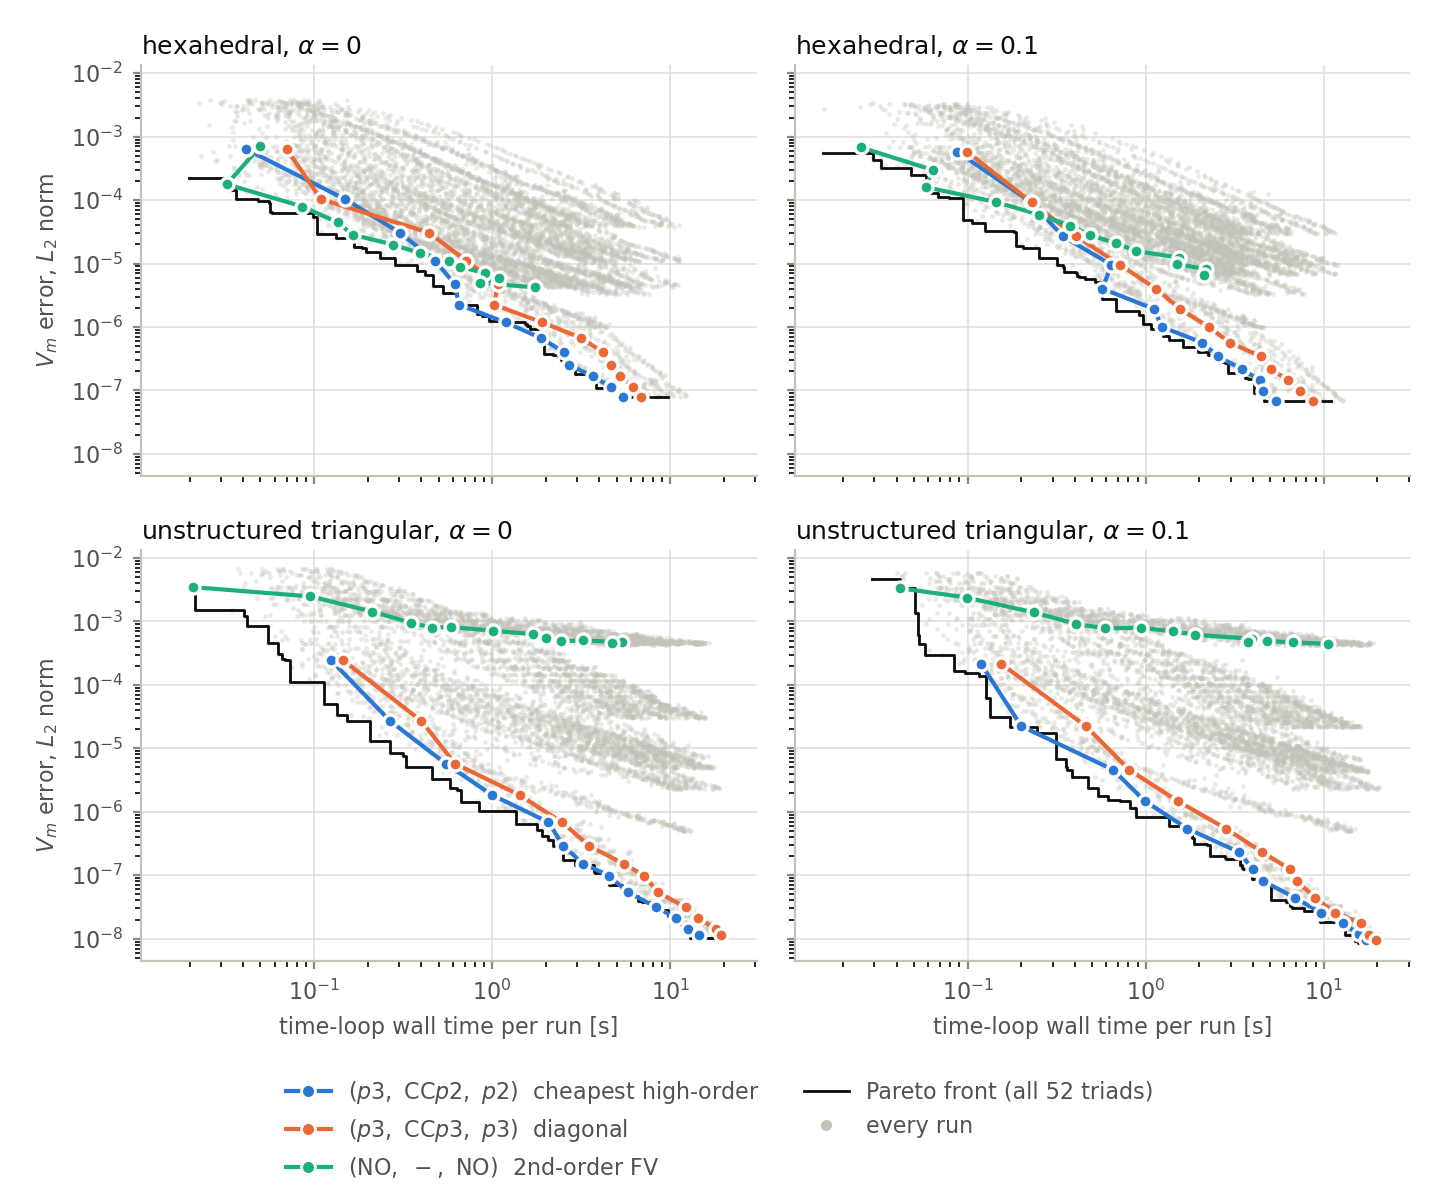

Here is the Python script that generated this plot:
#!/usr/bin/env python3
"""Accuracy-cost Pareto front over the (Vm, states, Iion) triad space.

Reads the harvested table pareto_2d_picard_dt1e-3.csv (one row per triad x N x
mesh x alpha, from results_np4_threads1_scotch) and draws a 2x2 grid of panels,
one per (mesh family, stabilisation alpha).

Form: emphasis. Every run is a faint gray dot; three families are highlighted
as their mesh-refinement curves; the Pareto front (non-dominated runs in cost
and error) is drawn in neutral ink, not a series color, because it is not a
series. Three highlighted families is the all-pairs cap for a scatter form.

Palette: categorical slots 1-3 of the reference palette. The validator could
not be run on this machine (no JavaScript runtime); palette.md documents these
three slots as passing all-pairs in light mode (worst CVD dE 9.2, normal-vision
dE 24.0).
"""

import csv
import sys
from collections import defaultdict
from pathlib import Path

import matplotlib
matplotlib.use("Agg")
import matplotlib.pyplot as plt  # noqa: E402

HERE = Path(__file__).resolve().parent
DATA = HERE / "pareto_2d_picard_dt1e-3.csv"

SURFACE = "#ffffff"          # print figure: plain white page
INK = "#0b0b0b"
INK_SECONDARY = "#52514e"
MUTED = "#898781"
GRID = "#e1e0d9"
BASELINE = "#c3c2b7"
CONTEXT = "#c3c2b7"          # de-emphasised runs

# Fixed identity -> color. Never re-assigned by rank.
HIGHLIGHT = [
    ("p3/CCp2/p2", "#2a78d6", r"$(p3,\ \mathrm{CC}p2,\ p2)$  cheapest high-order"),
    ("p3/CCp3/p3", "#eb6834", r"$(p3,\ \mathrm{CC}p3,\ p3)$  diagonal"),
    ("NO/na/NO",   "#1baf7a", r"$(\mathrm{NO},\ -,\ \mathrm{NO})$  2nd-order FV"),
]

PANELS = [
    ("hexa", "0p0e00", r"hexahedral, $\alpha=0$"),
    ("hexa", "1p0em01", r"hexahedral, $\alpha=0.1$"),
    ("triangular_Unstr", "0p0e00", r"unstructured triangular, $\alpha=0$"),
    ("triangular_Unstr", "1p0em01", r"unstructured triangular, $\alpha=0.1$"),
]


def load():
    groups = defaultdict(list)
    with open(DATA) as fh:
        for r in csv.DictReader(fh):
            cost = float(r["timeLoop_s"]) if r["timeLoop_s"] else 0.0
            err = float(r["Vm_L2"])
            if cost <= 0.0 or err <= 0.0:
                continue
            groups[(r["mesh"], r["alpha"])].append(dict(
                triad=f'{r["vm"]}/{r["states"]}/{r["iion"]}',
                N=int(r["N"]), cost=cost, err=err))
    return groups


def pareto_front(points):
    pts = sorted(points, key=lambda p: (p["cost"], p["err"]))
    front, best = [], float("inf")
    for p in pts:
        if p["err"] < best:
            front.append(p)
            best = p["err"]
    return front


def style_axes(ax):
    ax.set_facecolor(SURFACE)
    ax.set_xscale("log")
    ax.set_yscale("log")
    ax.grid(True, which="major", color=GRID, linewidth=0.6, linestyle="-")
    ax.set_axisbelow(True)
    for side in ("top", "right"):
        ax.spines[side].set_visible(False)
    for side in ("left", "bottom"):
        ax.spines[side].set_color(BASELINE)
        ax.spines[side].set_linewidth(0.8)
    ax.tick_params(colors=MUTED, labelcolor=INK_SECONDARY, labelsize=8, length=3)


def main():
    groups = load()
    if not groups:
        print(f"no data in {DATA}")
        return 1

    plt.rcParams.update({
        "font.family": "sans-serif",
        "font.sans-serif": ["DejaVu Sans", "Liberation Sans"],
        "mathtext.fontset": "dejavusans",
    })

    fig, axes = plt.subplots(2, 2, figsize=(7.2, 6.0), sharex=True, sharey=True)
    fig.patch.set_facecolor(SURFACE)

    for ax, (mesh, alpha, title) in zip(axes.flat, PANELS):
        pts = groups[(mesh, alpha)]
        style_axes(ax)

        ax.scatter([p["cost"] for p in pts], [p["err"] for p in pts],
                   s=3, color=CONTEXT, alpha=0.35, linewidths=0, zorder=1,
                   rasterized=True)

        front = pareto_front(pts)
        ax.step([p["cost"] for p in front], [p["err"] for p in front],
                where="post", color=INK, linewidth=1.0, zorder=3)

        for triad, color, _ in HIGHLIGHT:
            fam = sorted((p for p in pts if p["triad"] == triad), key=lambda p: p["N"])
            if not fam:
                continue
            # Every 10th mesh level, so the refinement curve reads as a curve and
            # not as a band of overlapping markers.
            fam = fam[::10] + ([fam[-1]] if (len(fam) - 1) % 10 else [])
            ax.plot([p["cost"] for p in fam], [p["err"] for p in fam],
                    color=color, linewidth=1.5, solid_capstyle="round", zorder=4)
            ax.scatter([p["cost"] for p in fam], [p["err"] for p in fam],
                       s=22, color=color, edgecolors=SURFACE, linewidths=1.2, zorder=5)

        ax.set_title(title, fontsize=9, color=INK, loc="left", pad=4)

    for ax in axes[1, :]:
        ax.set_xlabel("time-loop wall time per run [s]", fontsize=8, color=INK_SECONDARY)
    for ax in axes[:, 0]:
        ax.set_ylabel(r"$V_m$ error, $L_2$ norm", fontsize=8, color=INK_SECONDARY)

    handles = [plt.Line2D([], [], color=c, linewidth=1.5, marker="o", markersize=5,
                          markeredgecolor=SURFACE, label=lab) for _, c, lab in HIGHLIGHT]
    handles.append(plt.Line2D([], [], color=INK, linewidth=1.0, label="Pareto front (all 52 triads)"))
    handles.append(plt.Line2D([], [], color=CONTEXT, marker="o", linestyle="none",
                              markersize=3, label="every run"))
    fig.legend(handles=handles, loc="lower center", ncol=2, frameon=False,
               fontsize=8, labelcolor=INK_SECONDARY, bbox_to_anchor=(0.5, 0.0))

    fig.tight_layout(rect=(0, 0.11, 1, 1))

    for ext in ("pdf", "png"):
        out = HERE / f"fig_pareto_triads.{ext}"
        fig.savefig(out, dpi=200, facecolor=SURFACE)
        print(f"wrote {out}")
    return 0


if __name__ == "__main__":
    sys.exit(main())
